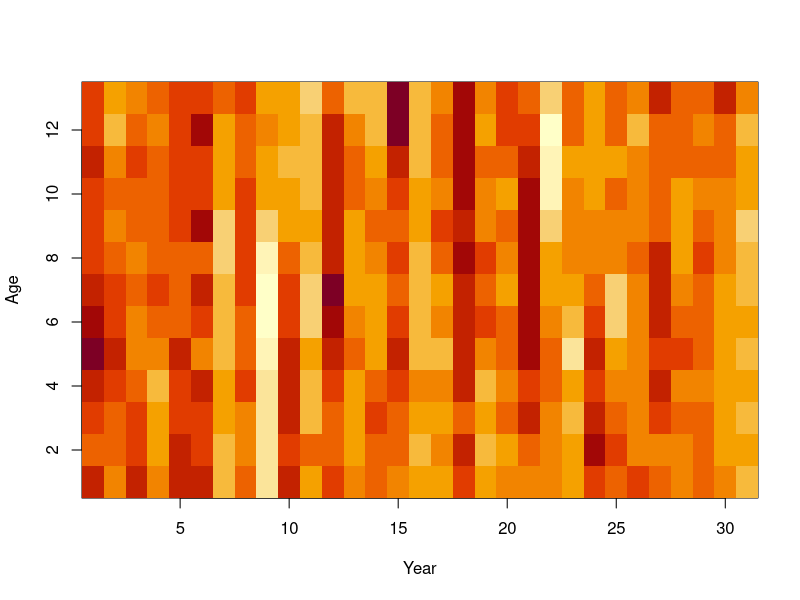

The R source for this figure:
# pcorr_year ->  Correlation for ages within a year
# pcorr_age ->  Correlation for years within an age
make_precision <-
function( n_a,
          n_t,
          pcorr_age,
          pcorr_year,
          pcorr_cohort,
          margvar = 1,
          what = "Q" ){
  
  library(here)
  library(Matrix)
  library(mvtnorm)
  library(tidyverse)

  index = expand.grid( "age"=seq_len(n_a), "year"=seq_len(n_t) )

  i = j = x = NULL
  for( n in 1:nrow(index) ){
    age = index[n,'age']
    year = index[n,'year']
    if( age>1 ){
      i = c( i, n )
      j = c( j, which(index[,'age']==(age-1) & index[,'year']==year) )
      x = c(x, pcorr_year)
    }
    if( year>1 ){
      i = c( i, n )
      j = c( j, which(index[,'age']==age & index[,'year']==(year-1)) )
      x = c(x, pcorr_age)
    }
    if( age>1 & year>1 ){
      i = c( i, n )
      j = c( j, which(index[,'age']==(age-1) & index[,'year']==(year-1)) )
      x = c(x, pcorr_cohort)
    }
  }

  #marg_pcorr_cohort = pcorr_cohort + 2*pcorr_age*pcorr_year
  #condvar = (1 - pcorr_age^2 - pcorr_year^2 - marg_pcorr_cohort^2) * margvar
  condvar = (1 - pcorr_age^2 - pcorr_year^2 - pcorr_cohort^2) * margvar
  #d = NULL
  #for( n in 1:nrow(index) ){
  #  age = index[n,'age']
  #  year = index[n,'year']
  #  if( age==1 & year==1 ){
  #    d = c(d, margvar)
  #  }else if( age==1 & year>1 ){
  #    d = c(d, margvar * (1-pcorr_age^2))
  #  }else if( age>1 & year==1 ){
  #    d = c(d, margvar * (1-pcorr_year^2))
  #  }else{
  #    d = c(d, condvar)
  #  }
  #}

  # Assemble SAR precision
  B = sparseMatrix( i=i, j=j, x=x, dims=rep(n_a*n_t,2) )
  I = sparseMatrix( i=seq_len(n_a*n_t), j=seq_len(n_a*n_t), x=rep(1,n_a*n_t) )
  L = solve(I-B)
  
  # Solve Omega recursively for stationary variance
  d = rep(NA, nrow(index))
  for( n in 1:nrow(index) ){
    if(n==1){
      d[n] = margvar
    }else{
      cumvar = sum(L[n,seq_len(n-1)] * d[seq_len(n-1)] * L[n,seq_len(n-1)])
      d[n] = (margvar-cumvar) / L[n,n]^2
    }
  }
  if(any(d<0)) stop("Check d")
  
  Omega = sparseMatrix( i=seq_len(n_a*n_t), j=seq_len(n_a*n_t), x=d, dims=rep(n_a*n_t,2) )
  Omega_inv = sparseMatrix( i=seq_len(n_a*n_t), j=seq_len(n_a*n_t), x=1/d, dims=rep(n_a*n_t,2) )

  # Eq. 2 from Ver Hoef et al. 2018 "On the relationship between conditional (CAR) and simultaneous (SAR) autoregressive models"
  #Q = tcrossprod(I-t(B))
  #Q = (I-t(B)) %*% (I-B)
  Q = (I-t(B)) %*% Omega_inv %*% (I-B)
  Var = L %*% Omega %*% t(L)

  if(what=="Q") return(Q)
  if(what=="Var") return(Var)
  if(what=="Omega") return(Omega)
  if(what=="dmat") return(matrix(d,nrow=n_a,ncol=n_t))
}

# Explore
n_a = 13
n_t = 31
pcorr_age = -0.1
pcorr_year = 0.835
pcorr_cohort = 0.05
# #marg_var = condvar / (1 - pcorr_age^2 - pcorr_year^2 - pcorr_cohort^2)
margvar = 0.1
# margvar * (1 - pcorr_age^2 - pcorr_year^2)

Q = make_precision(n_a, n_t, pcorr_age, pcorr_year, pcorr_cohort, margvar)
Omega = make_precision(n_a, n_t, pcorr_age, pcorr_year, pcorr_cohort, margvar, what="Omega")
D = make_precision(n_a, n_t, pcorr_age, pcorr_year, pcorr_cohort, margvar, what="dmat")
V = solve( Q )
Vdense = as.matrix(V)
matrix( diag(Vdense), nrow=n_a, ncol=n_t ) # Check marginal variance

Y_at = matrix( rmvnorm(n=1, mean=rep(0,n_a*n_t), sigma=Vdense), nrow=n_a, ncol=n_t )
image( y=seq_len(n_a), x=seq_len(n_t), z=t(Y_at), xlab="Year", ylab="Age" )

# Check variance
mean(Y_at^2)

